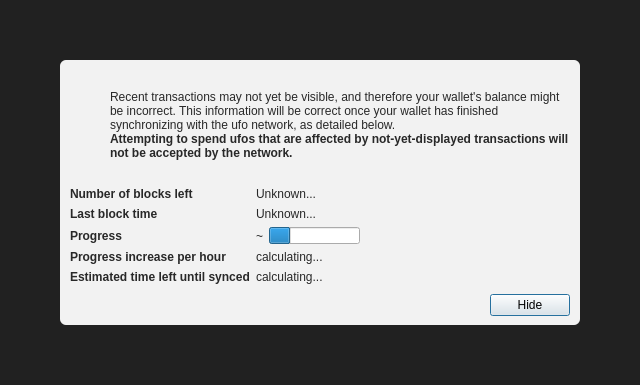
<?xml version="1.0" encoding="UTF-8"?>
<ui version="4.0">
 <class>ModalOverlay</class>
 <widget class="ModalOverlay" name="ModalOverlay">
  <property name="geometry">
   <rect>
    <x>0</x>
    <y>0</y>
    <width>640</width>
    <height>385</height>
   </rect>
  </property>
  <property name="windowTitle">
   <string>Form</string>
  </property>
  <layout class="QVBoxLayout" name="verticalLayout" stretch="0">
   <property name="sizeConstraint">
    <enum>QLayout::SetDefaultConstraint</enum>
   </property>
   <property name="leftMargin">
    <number>0</number>
   </property>
   <property name="topMargin">
    <number>0</number>
   </property>
   <property name="rightMargin">
    <number>0</number>
   </property>
   <property name="bottomMargin">
    <number>0</number>
   </property>
   <item>
    <widget class="QWidget" name="bgWidget" native="true">
     <property name="styleSheet">
      <string notr="true">#bgWidget { background: rgba(0,0,0,220); }</string>
     </property>
     <layout class="QVBoxLayout" name="verticalLayoutMain" stretch="1">
      <property name="leftMargin">
       <number>60</number>
      </property>
      <property name="topMargin">
       <number>60</number>
      </property>
      <property name="rightMargin">
       <number>60</number>
      </property>
      <property name="bottomMargin">
       <number>60</number>
      </property>
      <item>
       <widget class="QWidget" name="contentWidget" native="true">
        <property name="styleSheet">
         <string notr="true">#contentWidget { background: rgba(255,255,255,240); border-radius: 6px; }

QLabel { color: rgb(40,40,40);  }</string>
        </property>
        <layout class="QVBoxLayout" name="verticalLayoutSub" stretch="1,0,0,0">
         <property name="spacing">
          <number>0</number>
         </property>
         <property name="leftMargin">
          <number>10</number>
         </property>
         <property name="topMargin">
          <number>10</number>
         </property>
         <property name="rightMargin">
          <number>10</number>
         </property>
         <property name="bottomMargin">
          <number>10</number>
         </property>
         <item>
          <layout class="QHBoxLayout" name="horizontalLayoutIconText" stretch="0,1">
           <property name="topMargin">
            <number>20</number>
           </property>
           <item>
            <layout class="QVBoxLayout" name="verticalLayoutIcon">
             <property name="leftMargin">
              <number>0</number>
             </property>
             <item>
              <widget class="QPushButton" name="warningIcon">
               <property name="enabled">
                <bool>false</bool>
               </property>
               <property name="text">
                <string/>
               </property>
               <property name="icon">
                <iconset>
                 <normaloff>:/icons/warning</normaloff>
                 <disabledoff>:/icons/warning</disabledoff>:/icons/warning</iconset>
               </property>
               <property name="iconSize">
                <size>
                 <width>48</width>
                 <height>48</height>
                </size>
               </property>
               <property name="flat">
                <bool>true</bool>
               </property>
              </widget>
             </item>
             <item>
              <spacer name="verticalSpacerWarningIcon">
               <property name="orientation">
                <enum>Qt::Vertical</enum>
               </property>
               <property name="sizeHint" stdset="0">
                <size>
                 <width>20</width>
                 <height>40</height>
                </size>
               </property>
              </spacer>
             </item>
            </layout>
           </item>
           <item>
            <layout class="QVBoxLayout" name="verticalLayoutInfoText">
             <property name="leftMargin">
              <number>0</number>
             </property>
             <property name="topMargin">
              <number>0</number>
             </property>
             <item>
              <widget class="QLabel" name="infoText">
               <property name="text">
                <string>Recent transactions may not yet be visible, and therefore your wallet's balance might be incorrect. This information will be correct once your wallet has finished synchronizing with the ufo network, as detailed below.</string>
               </property>
               <property name="textFormat">
                <enum>Qt::RichText</enum>
               </property>
               <property name="wordWrap">
                <bool>true</bool>
               </property>
              </widget>
             </item>
             <item>
              <widget class="QLabel" name="infoTextStrong">
               <property name="font">
                <font>
                 <weight>75</weight>
                 <bold>true</bold>
                </font>
               </property>
               <property name="text">
                <string>Attempting to spend ufos that are affected by not-yet-displayed transactions will not be accepted by the network.</string>
               </property>
               <property name="textFormat">
                <enum>Qt::RichText</enum>
               </property>
               <property name="wordWrap">
                <bool>true</bool>
               </property>
              </widget>
             </item>
             <item>
              <spacer name="verticalSpacerInTextSpace">
               <property name="orientation">
                <enum>Qt::Vertical</enum>
               </property>
               <property name="sizeHint" stdset="0">
                <size>
                 <width>20</width>
                 <height>40</height>
                </size>
               </property>
              </spacer>
             </item>
            </layout>
           </item>
          </layout>
         </item>
         <item>
          <spacer name="verticalSpacerAfterText">
           <property name="orientation">
            <enum>Qt::Vertical</enum>
           </property>
           <property name="sizeHint" stdset="0">
            <size>
             <width>20</width>
             <height>40</height>
            </size>
           </property>
          </spacer>
         </item>
         <item>
          <layout class="QFormLayout" name="formLayout">
           <property name="fieldGrowthPolicy">
            <enum>QFormLayout::FieldsStayAtSizeHint</enum>
           </property>
           <property name="horizontalSpacing">
            <number>6</number>
           </property>
           <property name="verticalSpacing">
            <number>6</number>
           </property>
           <property name="topMargin">
            <number>10</number>
           </property>
           <item row="0" column="0">
            <widget class="QLabel" name="labelNumberOfBlocksLeft">
             <property name="font">
              <font>
               <weight>75</weight>
               <bold>true</bold>
              </font>
             </property>
             <property name="text">
              <string>Number of blocks left</string>
             </property>
            </widget>
           </item>
           <item row="0" column="1">
            <widget class="QLabel" name="numberOfBlocksLeft">
             <property name="text">
              <string>Unknown...</string>
             </property>
            </widget>
           </item>
           <item row="1" column="0">
            <widget class="QLabel" name="labelLastBlockTime">
             <property name="font">
              <font>
               <weight>75</weight>
               <bold>true</bold>
              </font>
             </property>
             <property name="text">
              <string>Last block time</string>
             </property>
            </widget>
           </item>
           <item row="1" column="1">
            <widget class="QLabel" name="newestBlockDate">
             <property name="sizePolicy">
              <sizepolicy hsizetype="Maximum" vsizetype="Preferred">
               <horstretch>0</horstretch>
               <verstretch>0</verstretch>
              </sizepolicy>
             </property>
             <property name="text">
              <string>Unknown...</string>
             </property>
            </widget>
           </item>
           <item row="2" column="0">
            <widget class="QLabel" name="labelSyncDone">
             <property name="font">
              <font>
               <weight>75</weight>
               <bold>true</bold>
              </font>
             </property>
             <property name="text">
              <string>Progress</string>
             </property>
            </widget>
           </item>
           <item row="2" column="1">
            <layout class="QHBoxLayout" name="horizontalLayoutSync" stretch="0,1">
             <item>
              <widget class="QLabel" name="percentageProgress">
               <property name="text">
                <string notr="true">~</string>
               </property>
              </widget>
             </item>
             <item>
              <widget class="QProgressBar" name="progressBar">
               <property name="value">
                <number>24</number>
               </property>
               <property name="format">
                <string/>
               </property>
              </widget>
             </item>
            </layout>
           </item>
           <item row="4" column="0">
            <widget class="QLabel" name="labelProgressIncrease">
             <property name="font">
              <font>
               <weight>75</weight>
               <bold>true</bold>
              </font>
             </property>
             <property name="text">
              <string>Progress increase per hour</string>
             </property>
            </widget>
           </item>
           <item row="4" column="1">
            <widget class="QLabel" name="progressIncreasePerH">
             <property name="text">
              <string>calculating...</string>
             </property>
            </widget>
           </item>
           <item row="5" column="0">
            <widget class="QLabel" name="labelEstimatedTimeLeft">
             <property name="font">
              <font>
               <weight>75</weight>
               <bold>true</bold>
              </font>
             </property>
             <property name="text">
              <string>Estimated time left until synced</string>
             </property>
            </widget>
           </item>
           <item row="5" column="1">
            <widget class="QLabel" name="expectedTimeLeft">
             <property name="text">
              <string>calculating...</string>
             </property>
            </widget>
           </item>
          </layout>
         </item>
         <item>
          <layout class="QHBoxLayout" name="horizontalLayoutButtons">
           <property name="leftMargin">
            <number>10</number>
           </property>
           <property name="topMargin">
            <number>10</number>
           </property>
           <item>
            <spacer name="horizontalSpacer">
             <property name="orientation">
              <enum>Qt::Horizontal</enum>
             </property>
             <property name="sizeHint" stdset="0">
              <size>
               <width>40</width>
               <height>20</height>
              </size>
             </property>
            </spacer>
           </item>
           <item>
            <widget class="QPushButton" name="closeButton">
             <property name="text">
              <string>Hide</string>
             </property>
             <property name="focusPolicy">
              <enum>Qt::StrongFocus</enum>
             </property>
             <property name="default">
              <bool>true</bool>
             </property>
            </widget>
           </item>
          </layout>
         </item>
        </layout>
       </widget>
      </item>
     </layout>
    </widget>
   </item>
  </layout>
 </widget>
 <customwidgets>
  <customwidget>
   <class>ModalOverlay</class>
   <extends>QWidget</extends>
   <header>qt/modaloverlay.h</header>
   <container>1</container>
  </customwidget>
 </customwidgets>
 <resources/>
 <connections/>
</ui>
